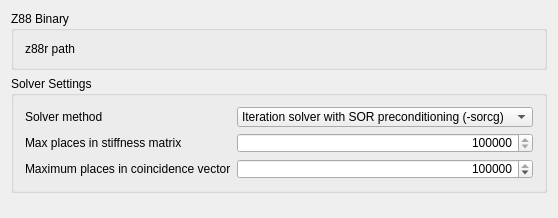
<?xml version="1.0" encoding="UTF-8"?>
<ui version="4.0">
 <class>FemGui::DlgSettingsFemZ88Imp</class>
 <widget class="QWidget" name="FemGui::DlgSettingsFemZ88Imp">
  <property name="geometry">
   <rect>
    <x>0</x>
    <y>0</y>
    <width>466</width>
    <height>218</height>
   </rect>
  </property>
  <property name="windowTitle">
   <string>Z88</string>
  </property>
  <layout class="QVBoxLayout" name="verticalLayout_3">
   <item>
    <widget class="QGroupBox" name="gb_z88_param_binary">
     <property name="sizePolicy">
      <sizepolicy hsizetype="Preferred" vsizetype="Preferred">
       <horstretch>0</horstretch>
       <verstretch>0</verstretch>
      </sizepolicy>
     </property>
     <property name="layoutDirection">
      <enum>Qt::LeftToRight</enum>
     </property>
     <property name="title">
      <string>Z88 Binary</string>
     </property>
     <property name="alignment">
      <set>Qt::AlignLeading|Qt::AlignLeft|Qt::AlignTop</set>
     </property>
     <layout class="QVBoxLayout" name="verticalLayout">
      <item>
       <layout class="QGridLayout" name="gl_z88">
        <item row="0" column="0">
         <widget class="QLabel" name="l_z88_binary_path">
          <property name="sizePolicy">
           <sizepolicy hsizetype="Preferred" vsizetype="Preferred">
            <horstretch>0</horstretch>
            <verstretch>0</verstretch>
           </sizepolicy>
          </property>
          <property name="minimumSize">
           <size>
            <width>0</width>
            <height>0</height>
           </size>
          </property>
          <property name="text">
           <string>z88r path</string>
          </property>
         </widget>
        </item>
        <item row="0" column="1">
         <widget class="Gui::PrefFileChooser" name="fc_z88_binary_path" native="true">
          <property name="sizePolicy">
           <sizepolicy hsizetype="Preferred" vsizetype="Preferred">
            <horstretch>0</horstretch>
            <verstretch>0</verstretch>
           </sizepolicy>
          </property>
          <property name="minimumSize">
           <size>
            <width>0</width>
            <height>0</height>
           </size>
          </property>
          <property name="sizeIncrement">
           <size>
            <width>0</width>
            <height>0</height>
           </size>
          </property>
          <property name="baseSize">
           <size>
            <width>0</width>
            <height>0</height>
           </size>
          </property>
          <property name="toolTip">
           <string>Leave blank to use default Z88 z88r binary file</string>
          </property>
          <property name="prefEntry" stdset="0">
           <cstring>z88BinaryPath</cstring>
          </property>
          <property name="prefPath" stdset="0">
           <cstring>Mod/Fem/Z88</cstring>
          </property>
         </widget>
        </item>
       </layout>
      </item>
     </layout>
    </widget>
   </item>
   <item>
    <widget class="QGroupBox" name="gb_z88_param_solver">
     <property name="sizePolicy">
      <sizepolicy hsizetype="Preferred" vsizetype="Preferred">
       <horstretch>0</horstretch>
       <verstretch>0</verstretch>
      </sizepolicy>
     </property>
     <property name="layoutDirection">
      <enum>Qt::LeftToRight</enum>
     </property>
     <property name="title">
      <string>Solver Settings</string>
     </property>
     <property name="alignment">
      <set>Qt::AlignLeading|Qt::AlignLeft|Qt::AlignTop</set>
     </property>
     <layout class="QVBoxLayout" name="verticalLayout_2">
      <item>
       <layout class="QGridLayout" name="gl_z88_2">
        <item row="1" column="0">
         <widget class="QLabel" name="l_solver_method">
          <property name="text">
           <string>Solver method</string>
          </property>
         </widget>
        </item>
        <item row="1" column="2">
         <widget class="Gui::PrefComboBox" name="cmb_solver">
          <property name="enabled">
           <bool>true</bool>
          </property>
          <property name="minimumSize">
           <size>
            <width>0</width>
            <height>20</height>
           </size>
          </property>
          <property name="toolTip">
           <string>Solver method to be used</string>
          </property>
          <property name="editable">
           <bool>false</bool>
          </property>
          <property name="prefEntry" stdset="0">
           <cstring>Solver</cstring>
          </property>
          <property name="prefPath" stdset="0">
           <cstring>Mod/Fem/Z88</cstring>
          </property>
          <item>
           <property name="text">
            <string>Iteration solver with SOR preconditioning (-sorcg)</string>
           </property>
          </item>
          <item>
           <property name="text">
            <string>Iteration solver with SIC preconditioning (-siccg)</string>
           </property>
          </item>
          <item>
           <property name="text">
            <string>Simple Cholesky solver (-choly)</string>
           </property>
          </item>
         </widget>
        </item>
        <item row="2" column="0">
         <widget class="QLabel" name="l_max_stiffness">
          <property name="text">
           <string>Max places in stiffness matrix</string>
          </property>
         </widget>
        </item>
        <item row="2" column="2">
         <widget class="Gui::PrefSpinBox" name="sb_Z88_MaxGS">
          <property name="minimumSize">
           <size>
            <width>0</width>
            <height>20</height>
           </size>
          </property>
          <property name="toolTip">
           <string>Maximum places in the stiffness matrix.
You might need to increase this when using the
Cholesky solver and getting the error message
that &quot;MAXGS&quot; needs to be increased.</string>
          </property>
          <property name="alignment">
           <set>Qt::AlignRight|Qt::AlignTrailing|Qt::AlignVCenter</set>
          </property>
          <property name="minimum">
           <number>6000000</number>
          </property>
          <property name="maximum">
           <number>2147483647</number>
          </property>
          <property name="singleStep">
           <number>10000000</number>
          </property>
          <property name="value">
           <number>100000000</number>
          </property>
          <property name="prefEntry" stdset="0">
           <cstring>MaxGS</cstring>
          </property>
          <property name="prefPath" stdset="0">
           <cstring>Mod/Fem/Z88</cstring>
          </property>
         </widget>
        </item>
        <item row="3" column="0">
         <widget class="QLabel" name="l_max_coincidence">
          <property name="text">
           <string>Maximum places in coincidence vector</string>
          </property>
         </widget>
        </item>
        <item row="3" column="2">
         <widget class="Gui::PrefSpinBox" name="sb_Z88_MaxKOI">
          <property name="minimumSize">
           <size>
            <width>0</width>
            <height>20</height>
           </size>
          </property>
          <property name="toolTip">
           <string>Maximal places in coincidence vector.
(number of knots per element times
 number of finite elements)

You might need to increase this when using an
iterative solver and you get the error message
that &quot;MAXKOI&quot; needs to be increased.</string>
          </property>
          <property name="alignment">
           <set>Qt::AlignRight|Qt::AlignTrailing|Qt::AlignVCenter</set>
          </property>
          <property name="minimum">
           <number>50000</number>
          </property>
          <property name="maximum">
           <number>2147483647</number>
          </property>
          <property name="singleStep">
           <number>100000</number>
          </property>
          <property name="value">
           <number>2800000</number>
          </property>
          <property name="prefEntry" stdset="0">
           <cstring>MaxKOI</cstring>
          </property>
          <property name="prefPath" stdset="0">
           <cstring>Mod/Fem/Z88</cstring>
          </property>
         </widget>
        </item>
       </layout>
      </item>
     </layout>
    </widget>
   </item>
   <item>
    <spacer name="verticalSpacer">
     <property name="orientation">
      <enum>Qt::Vertical</enum>
     </property>
     <property name="sizeHint" stdset="0">
      <size>
       <width>20</width>
       <height>40</height>
      </size>
     </property>
    </spacer>
   </item>
  </layout>
 </widget>
 <layoutdefault spacing="6" margin="11"/>
 <customwidgets>
  <customwidget>
   <class>Gui::FileChooser</class>
   <extends>QWidget</extends>
   <header>Gui/FileDialog.h</header>
  </customwidget>
  <customwidget>
   <class>Gui::PrefFileChooser</class>
   <extends>Gui::FileChooser</extends>
   <header>Gui/PrefWidgets.h</header>
  </customwidget>
  <customwidget>
   <class>Gui::PrefSpinBox</class>
   <extends>QSpinBox</extends>
   <header>Gui/PrefWidgets.h</header>
  </customwidget>
  <customwidget>
   <class>Gui::PrefCheckBox</class>
   <extends>QCheckBox</extends>
   <header>Gui/PrefWidgets.h</header>
  </customwidget>
  <customwidget>
   <class>Gui::PrefComboBox</class>
   <extends>QComboBox</extends>
   <header>Gui/PrefWidgets.h</header>
  </customwidget>
 </customwidgets>
 <resources>
  <include location="Resources/Fem.qrc"/>
 </resources>
</ui>
